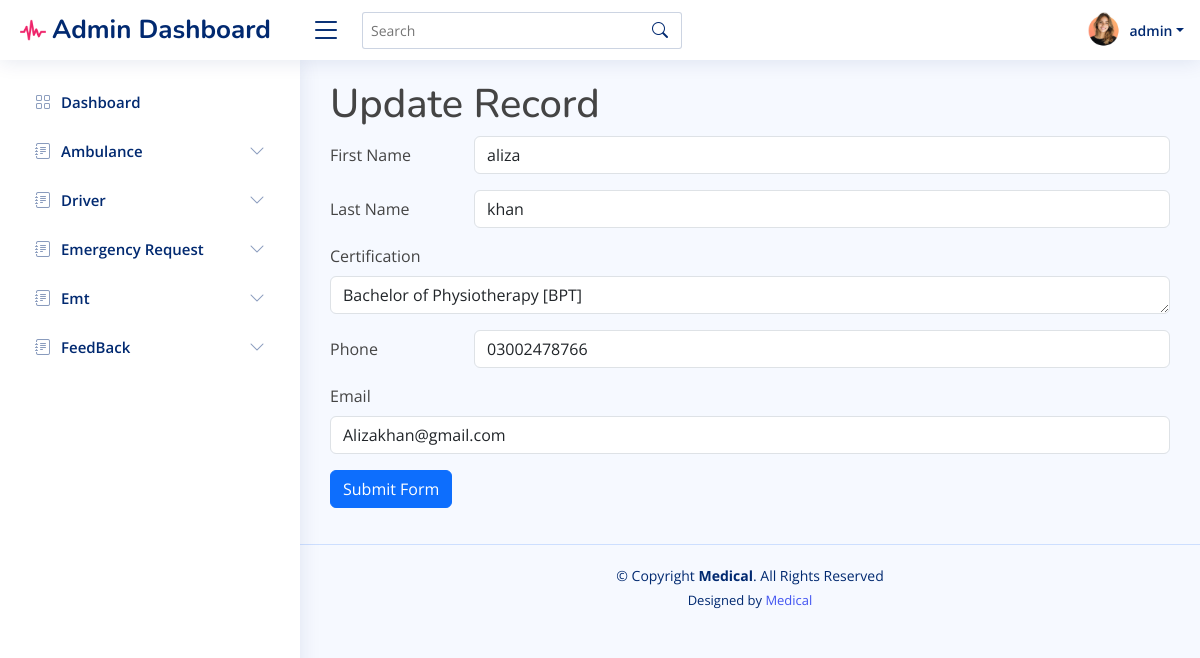
The page /rapid_rescue/admin/update_emt.php?id=2 (signed in) on the database its author committed.
### tables this page shows
CREATE TABLE `emt` (
  `emt_id` int(11) NOT NULL,
  `first_name` varchar(50) NOT NULL,
  `last_name` varchar(50) NOT NULL,
  `certification` varchar(100) NOT NULL,
  `phonenumber` varchar(15) NOT NULL,
  `email` varchar(100) NOT NULL
);

### rapid_rescue/admin/update_emt.php (the view, shortened to what this page needs)
<?php include "header.php"; ?>
<?php
include "config.php";
$id = $_GET['id'];
$sel = "SELECT * FROM emt WHERE emt_id = '$id'";
$res = mysqli_query($conn, $sel);
?>
<h1>Update Record</h1>
<form action="function.php" method="post">
    <?php
    while ($data = mysqli_fetch_assoc($res)) {
    ?>
        <div class="row mb-3">
            <label for="inputText" class="col-sm-2 col-form-label">First Name</label>
            <div class="col-sm-10">
                <input type="text" name="fname" class="form-control" value="<?php echo $data['first_name'] ?>">
            </div>
        </div>
        <div class="row mb-3">
            <label for="inputText" class="col-sm-2 col-form-label">Last Name</label>
            <div class="col-sm-10">
                <input type="text" name="lname" class="form-control" value="<?php echo $data['last_name'] ?>">
            </div>
        </div>
        <div class="mb-3">
            <label for="" class="form-label">Certification</label>
            <textarea class="form-control" name="certification" id="" rows="1"><?php echo $data['certification'] ?></textarea>
        </div>
        <div class="row mb-3">
            <label for="inputNumber" class="col-sm-2 col-form-label">Phone</label>
            <div class="col-sm-10">
                <input type="number" name="phone" class="form-control" value="<?php echo $data['phonenumber'] ?>">
            </div>
        </div>
        <div class="mb-3">
            <label for="" class="form-label">Email</label>
            <input
                type="email"
                class="form-control"
                name="email" id="" value="<?php echo $data['email'] ?>" />
        </div>
        <div class="row mb-3">
            <div class="col-sm-10">
                <button type="submit" name="up_emt" class="btn btn-primary">Submit Form</button>
            </div>
        </div>
    <?php
    }
    ?>
</form>
<?php include "footer.php"; ?>

### rapid_rescue/admin/assets/css/style.css (style rules this page uses)
:root { scroll-behavior: smooth; }
body { font-family: "Open Sans", sans-serif; background: #f6f9ff; color: #444444; }
h1, h2, h3, h4, h5, h6 { font-family: "Nunito", sans-serif; }

### rows shown on the page
emt: fname "aliza", lname "khan", certification "Bachelor of Physiotherapy [BPT]", phone "03002478766", email "Alizakhan@gmail.com"

### other values the page prints
$_SESSION['username'] "admin"
